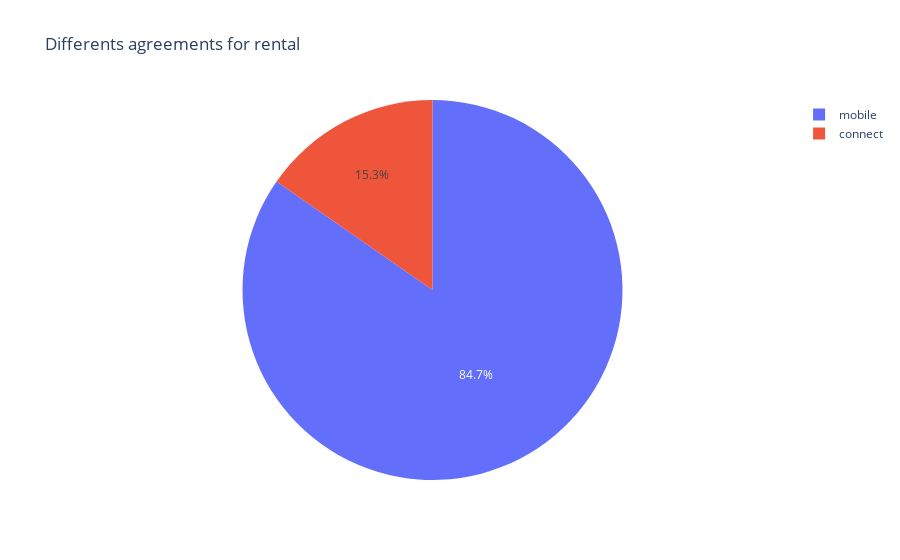

Here is the notebook cell this chart was saved with:
### Code cell
fig = px.pie(df, values=df['state'].value_counts(), names=['mobile','connect'], title='Differents agreements for rental')
fig.show()

### Figure 1 — Plotly figure (JSON) as saved in the notebook; plotly's stock layout.template omitted (floating-point values rounded to 4 significant figures)
{"data": [{"domain": {"x": [0, 1], "y": [0, 1]}, "hovertemplate": "label=%{label}<br>value=%{value}<extra></extra>", "labels": ["mobile", "connect"], "legendgroup": "", "name": "", "showlegend": true, "type": "pie", "values": [18045, 3265]}], "layout": {"legend": {"tracegroupgap": 0}, "title": {"text": "Differents agreements for rental"}}}
